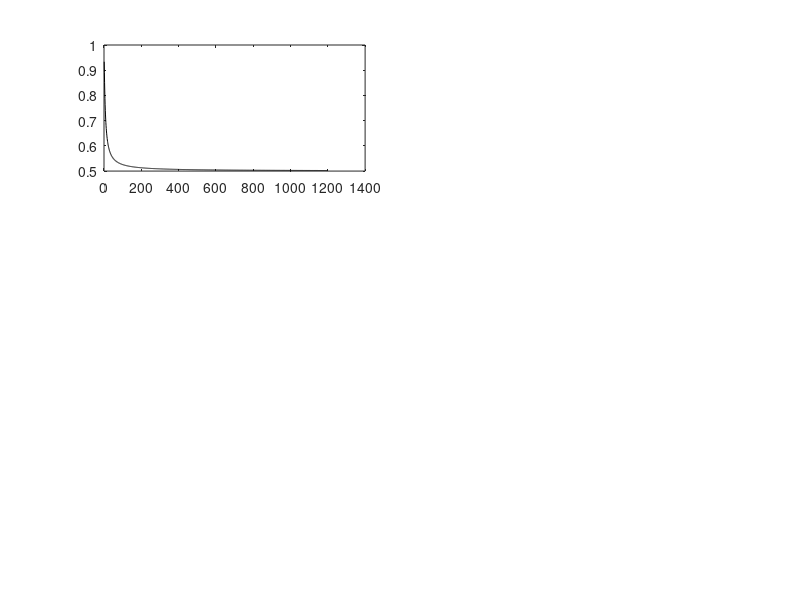

Recreate this plot in MATLAB. (Note: this script raises an error after producing the figure.)


close all
figure('Position',[100,100,750,650]);
Q = 10;
N = 1200 ;
fs = 10;


alphaS = [0.1,1,1,10,50,200];

for n = 0:5
    
    subplot(3,2,n+1)
    
    for i=1:200    
        alpha = alphaS(n+1);
        rs = rand(3,1)*5+1;
        r1s = rs(1); r2s = rs(2);r3s = rs(3);

        for j = 1:N
            c1 = r1s(end).^4;
            c2 = r2s(end).^4;

            r1s = [r1s,r1s(end) + alpha*Q/r1s(end).^n];
            r2s = [r2s,r2s(end) + alpha*Q/r2s(end).^n];
            r3s = [r3s,r3s(end) + alpha*Q/r3s(end).^n];

        end    

        c1s = r1s.^4;
        c2s = r2s.^4;
        c3s = r3s.^4;

        p1 = plot((1./c1s)./(1./c1s+1./c2s),'-k'); hold on;
        p1.Color(4) = 0.2;

    end
    drawnow
    xlim([0,N]);

    xlabel('Iteration','Interpreter','latex');
    ylabel('$(P_m - P_l) / (P_r - P_l )$','Interpreter','latex');
    set(gca,'TickLabelInterpreter','latex');
    set(gca,'fontSize',fs);
    title(sprintf('$n=%d$',n),'Interpreter','latex');
end
    
% plot([0,4000],[1/3,1/3],'-r','LineWidth',3)